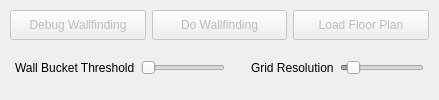
            <widget class="QWidget" name="WallfindingTab">
             <property name="sizePolicy">
              <sizepolicy hsizetype="Expanding" vsizetype="Preferred">
               <horstretch>0</horstretch>
               <verstretch>0</verstretch>
              </sizepolicy>
             </property>
             <attribute name="title">
              <string>Wallfinding</string>
             </attribute>
             <layout class="QVBoxLayout" name="tab1_layout">
              <property name="leftMargin">
               <number>10</number>
              </property>
              <property name="topMargin">
               <number>10</number>
              </property>
              <property name="rightMargin">
               <number>10</number>
              </property>
              <property name="bottomMargin">
               <number>10</number>
              </property>
              <item>
               <layout class="QHBoxLayout" name="tab1_layout1">
                <item>
                 <widget class="QPushButton" name="DebugWallfindingButton">
                  <property name="enabled">
                   <bool>false</bool>
                  </property>
                  <property name="sizePolicy">
                   <sizepolicy hsizetype="Expanding" vsizetype="Fixed">
                    <horstretch>0</horstretch>
                    <verstretch>0</verstretch>
                   </sizepolicy>
                  </property>
                  <property name="minimumSize">
                   <size>
                    <width>0</width>
                    <height>30</height>
                   </size>
                  </property>
                  <property name="text">
                   <string>Debug Wallfinding</string>
                  </property>
                 </widget>
                </item>
                <item>
                 <widget class="QPushButton" name="wallfindButton">
                  <property name="enabled">
                   <bool>false</bool>
                  </property>
                  <property name="sizePolicy">
                   <sizepolicy hsizetype="Expanding" vsizetype="Fixed">
                    <horstretch>0</horstretch>
                    <verstretch>0</verstretch>
                   </sizepolicy>
                  </property>
                  <property name="minimumSize">
                   <size>
                    <width>0</width>
                    <height>30</height>
                   </size>
                  </property>
                  <property name="text">
                   <string>Do Wallfinding</string>
                  </property>
                 </widget>
                </item>
                <item>
                 <widget class="QPushButton" name="loadWallsButton">
                  <property name="enabled">
                   <bool>false</bool>
                  </property>
                  <property name="sizePolicy">
                   <sizepolicy hsizetype="Expanding" vsizetype="Fixed">
                    <horstretch>0</horstretch>
                    <verstretch>0</verstretch>
                   </sizepolicy>
                  </property>
                  <property name="minimumSize">
                   <size>
                    <width>0</width>
                    <height>30</height>
                   </size>
                  </property>
                  <property name="text">
                   <string>Load Floor Plan</string>
                  </property>
                 </widget>
                </item>
               </layout>
              </item>
              <item>
               <layout class="QHBoxLayout" name="tab1_layout2">
                <property name="leftMargin">
                 <number>5</number>
                </property>
                <property name="topMargin">
                 <number>5</number>
                </property>
                <property name="rightMargin">
                 <number>5</number>
                </property>
                <property name="bottomMargin">
                 <number>5</number>
                </property>
                <item>
                 <widget class="QLabel" name="label_2">
                  <property name="text">
                   <string>Wall Bucket Threshold</string>
                  </property>
                 </widget>
                </item>
                <item>
                 <widget class="QSlider" name="wf_wallthresholdSlider">
                  <property name="enabled">
                   <bool>false</bool>
                  </property>
                  <property name="sizePolicy">
                   <sizepolicy hsizetype="Expanding" vsizetype="Preferred">
                    <horstretch>0</horstretch>
                    <verstretch>0</verstretch>
                   </sizepolicy>
                  </property>
                  <property name="minimum">
                   <number>30</number>
                  </property>
                  <property name="maximum">
                   <number>300</number>
                  </property>
                  <property name="singleStep">
                   <number>5</number>
                  </property>
                  <property name="pageStep">
                   <number>20</number>
                  </property>
                  <property name="orientation">
                   <enum>Qt::Horizontal</enum>
                  </property>
                  <property name="tickPosition">
                   <enum>QSlider::NoTicks</enum>
                  </property>
                 </widget>
                </item>
                <item>
                 <spacer name="horizontalSpacer">
                  <property name="orientation">
                   <enum>Qt::Horizontal</enum>
                  </property>
                  <property name="sizeType">
                   <enum>QSizePolicy::Preferred</enum>
                  </property>
                  <property name="sizeHint" stdset="0">
                   <size>
                    <width>20</width>
                    <height>20</height>
                   </size>
                  </property>
                 </spacer>
                </item>
                <item>
                 <widget class="QLabel" name="label">
                  <property name="text">
                   <string>Grid Resolution</string>
                  </property>
                 </widget>
                </item>
                <item>
                 <widget class="QSlider" name="wf_resolutionSlider">
                  <property name="enabled">
                   <bool>false</bool>
                  </property>
                  <property name="sizePolicy">
                   <sizepolicy hsizetype="Expanding" vsizetype="Preferred">
                    <horstretch>0</horstretch>
                    <verstretch>0</verstretch>
                   </sizepolicy>
                  </property>
                  <property name="minimum">
                   <number>1</number>
                  </property>
                  <property name="maximum">
                   <number>100</number>
                  </property>
                  <property name="value">
                   <number>10</number>
                  </property>
                  <property name="tracking">
                   <bool>false</bool>
                  </property>
                  <property name="orientation">
                   <enum>Qt::Horizontal</enum>
                  </property>
                 </widget>
                </item>
               </layout>
              </item>
             </layout>
            </widget>
